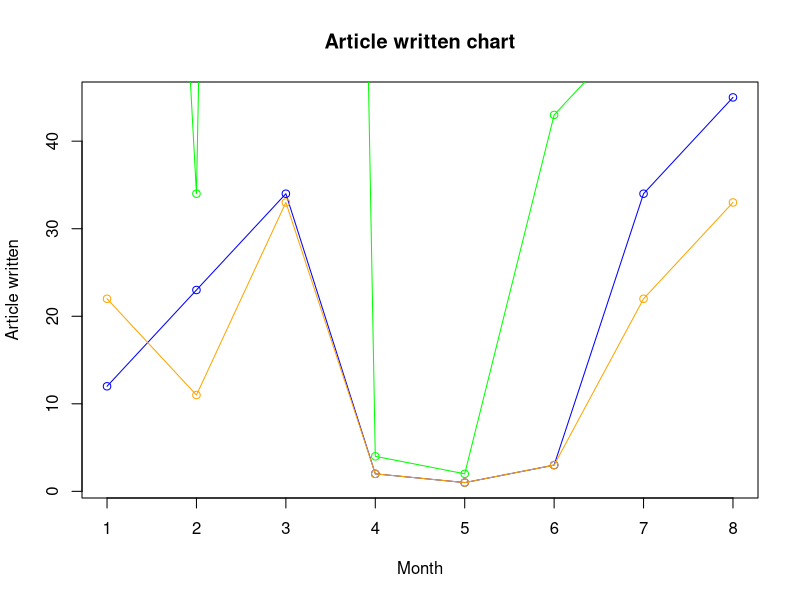

Source code (R):
v <- c(12,23,34,2,1,3,34,45)
s <- c(223,34,565,4,2,43,54)
q <- c(22,11,33,2,1,3,22,33)
plot(v , type="o", col ="blue",
     xlab ="Month", ylab ="Article written",
     main = "Article written chart")

lines(s, type = "o", col="green")
lines(q, type = "o", col="orange")

